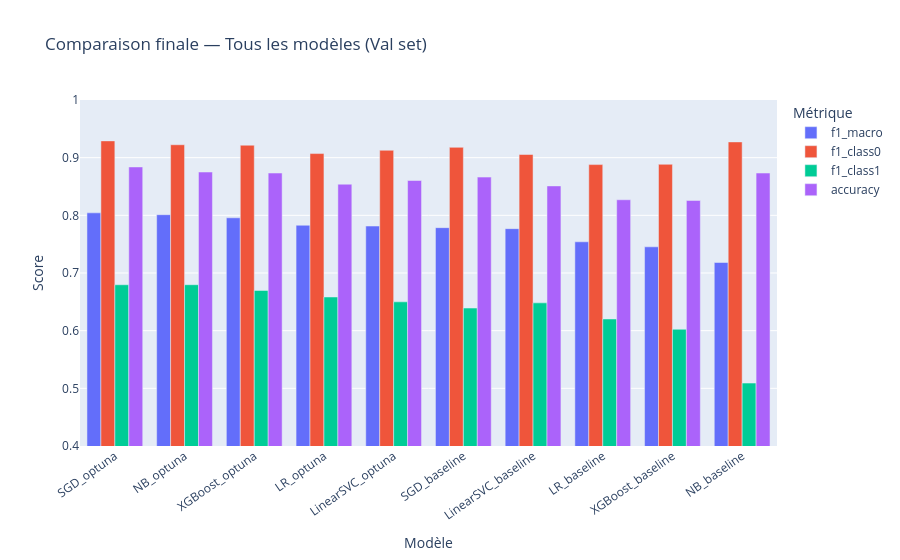

Notebook source saved alongside this figure:
### Markdown cell above
### Description de l'étape

Comparaison complète des 10 modèles (5 baselines + 5 optimisés Optuna). Le meilleur sur le **val set** (F1-macro) est sélectionné pour l'évaluation finale sur le test set.

### Code cell
df_all = pd.DataFrame(results).sort_values("f1_macro", ascending=False).reset_index(drop=True)
display(df_all)

fig = px.bar(
    df_all.melt(id_vars="model",
                value_vars=["f1_macro", "f1_class0", "f1_class1", "accuracy"]),
    x="model", y="value", color="variable", barmode="group",
    title="Comparaison finale — Tous les modèles (Val set)",
    labels={"value": "Score", "variable": "Métrique", "model": "Modèle"}
)
fig.update_layout(yaxis_range=[0.4, 1.0], xaxis_tickangle=-35)
fig.show()

best_name = df_all.iloc[0]["model"]
print(f"\nMeilleur modèle : {best_name} — F1-macro={df_all.iloc[0]['f1_macro']:.4f}")

### Figure 1 — Plotly figure (JSON) as saved in the notebook; plotly's stock layout.template omitted (floating-point values rounded to 4 significant figures)
{"data": [{"alignmentgroup": "True", "hovertemplate": "Métrique=f1_macro<br>Modèle=%{x}<br>Score=%{y}<extra></extra>", "legendgroup": "f1_macro", "marker": {"color": "#636efa", "pattern": {"shape": ""}}, "name": "f1_macro", "offsetgroup": "f1_macro", "orientation": "v", "showlegend": true, "textposition": "auto", "type": "bar", "x": ["SGD_optuna", "NB_optuna", "XGBoost_optuna", "LR_optuna", "LinearSVC_optuna", "SGD_baseline", "LinearSVC_baseline", "LR_baseline", "XGBoost_baseline", "NB_baseline"], "xaxis": "x", "y": [0.8043, 0.8011, 0.7957, 0.7828, 0.7814, 0.7786, 0.7769, 0.7541, 0.7454, 0.7182], "yaxis": "y"}, {"alignmentgroup": "True", "hovertemplate": "Métrique=f1_class0<br>Modèle=%{x}<br>Score=%{y}<extra></extra>", "legendgroup": "f1_class0", "marker": {"color": "#EF553B", "pattern": {"shape": ""}}, "name": "f1_class0", "offsetgroup": "f1_class0", "orientation": "v", "showlegend": true, "textposition": "auto", "type": "bar", "x": ["SGD_optuna", "NB_optuna", "XGBoost_optuna", "LR_optuna", "LinearSVC_optuna", "SGD_baseline", "LinearSVC_baseline", "LR_baseline", "XGBoost_baseline", "NB_baseline"], "xaxis": "x", "y": [0.9291, 0.9224, 0.9216, 0.9071, 0.9128, 0.9179, 0.9055, 0.888, 0.8885, 0.9273], "yaxis": "y"}, {"alignmentgroup": "True", "hovertemplate": "Métrique=f1_class1<br>Modèle=%{x}<br>Score=%{y}<extra></extra>", "legendgroup": "f1_class1", "marker": {"color": "#00cc96", "pattern": {"shape": ""}}, "name": "f1_class1", "offsetgroup": "f1_class1", "orientation": "v", "showlegend": true, "textposition": "auto", "type": "bar", "x": ["SGD_optuna", "NB_optuna", "XGBoost_optuna", "LR_optuna", "LinearSVC_optuna", "SGD_baseline", "LinearSVC_baseline", "LR_baseline", "XGBoost_baseline", "NB_baseline"], "xaxis": "x", "y": [0.6796, 0.6797, 0.6697, 0.6584, 0.65, 0.6392, 0.6482, 0.6203, 0.6024, 0.5091], "yaxis": "y"}, {"alignmentgroup": "True", "hovertemplate": "Métrique=accuracy<br>Modèle=%{x}<br>Score=%{y}<extra></extra>", "legendgroup": "accuracy", "marker": {"color": "#ab63fa", "pattern": {"shape": ""}}, "name": "accuracy", "offsetgroup": "accuracy", "orientation": "v", "showlegend": true, "textposition": "auto", "type": "bar", "x": ["SGD_optuna", "NB_optuna", "XGBoost_optuna", "LR_optuna", "LinearSVC_optuna", "SGD_baseline", "LinearSVC_baseline", "LR_baseline", "XGBoost_baseline", "NB_baseline"], "xaxis": "x", "y": [0.8839, 0.8751, 0.8733, 0.854, 0.8604, 0.8663, 0.851, 0.827, 0.8258, 0.8733], "yaxis": "y"}], "layout": {"barmode": "group", "legend": {"title": {"text": "Métrique"}, "tracegroupgap": 0}, "title": {"text": "Comparaison finale — Tous les modèles (Val set)"}, "xaxis": {"anchor": "y", "domain": [0, 1], "tickangle": -35, "title": {"text": "Modèle"}}, "yaxis": {"anchor": "x", "domain": [0, 1], "range": [0.4, 1], "title": {"text": "Score"}}}}
